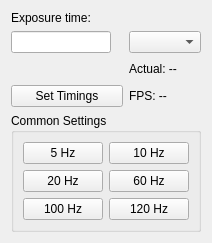
   <widget class="QWidget" name="Timing">
    <property name="enabled">
     <bool>true</bool>
    </property>
    <attribute name="title">
     <string>Timing</string>
    </attribute>
    <layout class="QGridLayout" name="gridLayout">
     <item row="0" column="0">
      <widget class="QLabel" name="label_6">
       <property name="maximumSize">
        <size>
         <width>16777215</width>
         <height>20</height>
        </size>
       </property>
       <property name="text">
        <string>Exposure time:</string>
       </property>
      </widget>
     </item>
     <item row="1" column="0">
      <widget class="QLineEdit" name="lineEdit_ExposureTime">
       <property name="maximumSize">
        <size>
         <width>100</width>
         <height>16777215</height>
        </size>
       </property>
      </widget>
     </item>
     <item row="6" column="0">
      <widget class="QPushButton" name="pushButton_SetTimings">
       <property name="text">
        <string>Set Timings</string>
       </property>
      </widget>
     </item>
     <item row="1" column="1">
      <widget class="QComboBox" name="comboBox_expunits">
       <property name="editable">
        <bool>false</bool>
       </property>
       <property name="currentIndex">
        <number>-1</number>
       </property>
       <property name="minimumContentsLength">
        <number>0</number>
       </property>
      </widget>
     </item>
     <item row="2" column="1">
      <widget class="QLabel" name="labelExposure">
       <property name="maximumSize">
        <size>
         <width>16777215</width>
         <height>20</height>
        </size>
       </property>
       <property name="text">
        <string>Actual: --</string>
       </property>
      </widget>
     </item>
     <item row="2" column="0">
      <spacer name="horizontalSpacer">
       <property name="orientation">
        <enum>Qt::Horizontal</enum>
       </property>
       <property name="sizeHint" stdset="0">
        <size>
         <width>40</width>
         <height>20</height>
        </size>
       </property>
      </spacer>
     </item>
     <item row="7" column="0" colspan="2">
      <widget class="QGroupBox" name="groupBox_4">
       <property name="title">
        <string>Common Settings</string>
       </property>
       <layout class="QGridLayout" name="gridLayout_5">
        <item row="0" column="0">
         <widget class="QPushButton" name="pushButton_5hz">
          <property name="text">
           <string>5 Hz</string>
          </property>
         </widget>
        </item>
        <item row="0" column="1">
         <widget class="QPushButton" name="pushButton_10hz">
          <property name="text">
           <string>10 Hz</string>
          </property>
         </widget>
        </item>
        <item row="1" column="0">
         <widget class="QPushButton" name="pushButton_20hz">
          <property name="text">
           <string>20 Hz</string>
          </property>
         </widget>
        </item>
        <item row="1" column="1">
         <widget class="QPushButton" name="pushButton_60hz">
          <property name="text">
           <string>60 Hz</string>
          </property>
         </widget>
        </item>
        <item row="2" column="0">
         <widget class="QPushButton" name="pushButton_100hz">
          <property name="text">
           <string>100 Hz</string>
          </property>
         </widget>
        </item>
        <item row="2" column="1">
         <widget class="QPushButton" name="pushButton_120hz">
          <property name="text">
           <string>120 Hz</string>
          </property>
         </widget>
        </item>
       </layout>
      </widget>
     </item>
     <item row="6" column="1">
      <widget class="QLabel" name="labelFPS">
       <property name="text">
        <string>FPS: --</string>
       </property>
      </widget>
     </item>
    </layout>
   </widget>
